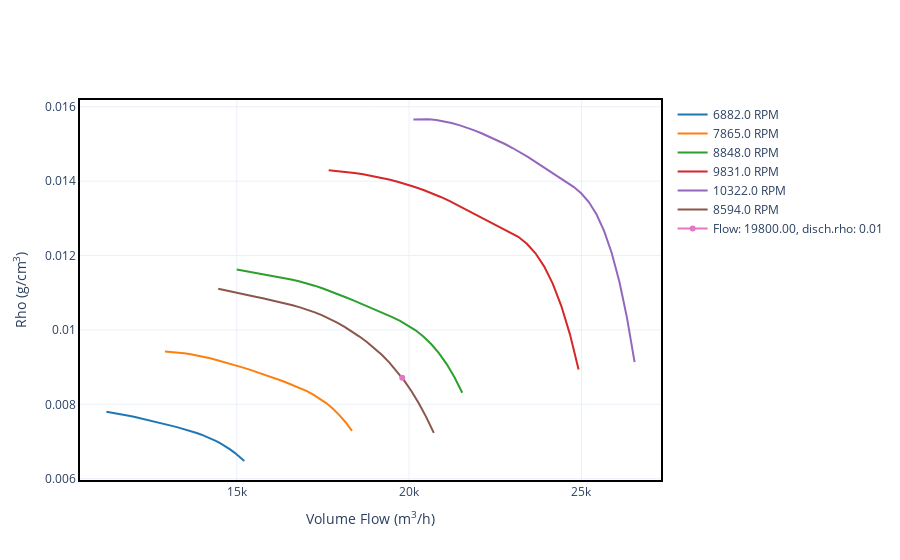

Write notebook code for a chart like this one.
### Markdown cell above
In this plots we can also choose the units used for plotting:

### Code cell
fig = imp.disch.rho_plot(
    flow_v=5.5, speed=900, flow_v_units="m³/h", speed_units="RPM", rho_units="g/cm³"
)
fig
